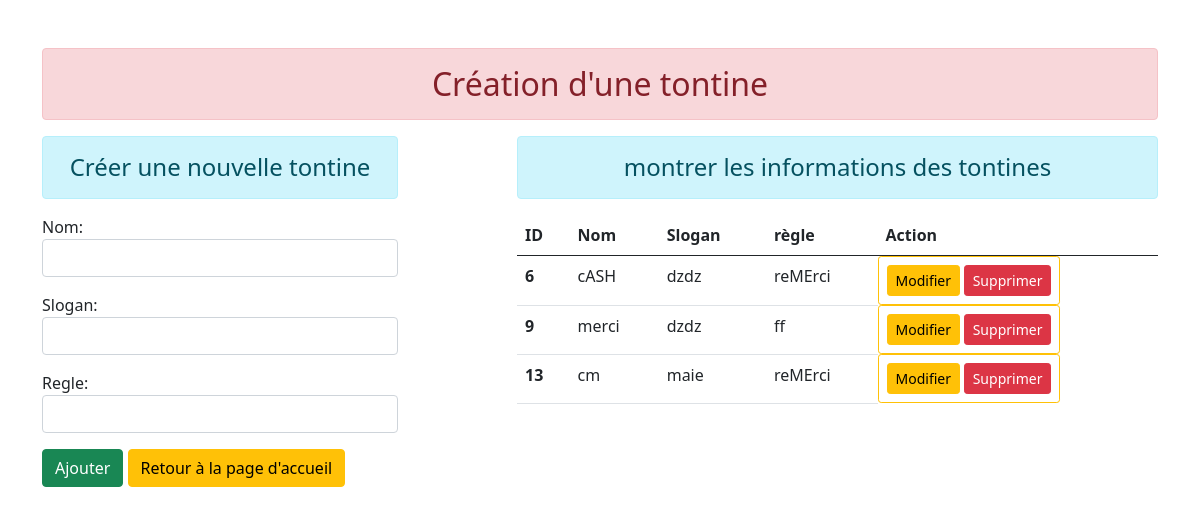
The page /tontine/ on the database its author committed.
### tontine/models.py (models this page shows)
class La_tontine(models.Model):
	nom = models.CharField(max_length=70)
	slogan = models.CharField(max_length=170)
	regle = models.CharField(max_length=70)

### tontine/views.py (the view)
# urls.py: path('tontine/',views.add_show ,name = "Add"),
def add_show(request):
	stud = La_tontine.objects.all()
	trouve = False
	if request.method =='POST':
		fm = New_tontine(request.POST)
		if fm.is_valid():
			nm = fm.cleaned_data['nom']
			sn = fm.cleaned_data['slogan']
			re = fm.cleaned_data['regle']
			for val in stud:
				if val.nom == nm:
					trouve = True
			if trouve == False:
				reg=La_tontine(nom = nm,slogan=sn,regle=re)
				reg.save()
				fm=New_tontine()
	else:
		fm =New_tontine()
	stud = La_tontine.objects.all()
	return render(request,'tontine/add.html',{'form':fm, 'stu':stud, 'erreur':trouve})

### tontine/forms.py
class New_tontine(forms.ModelForm):
	class Meta:
		model = La_tontine
		fields = ['nom','slogan','regle']
		widgets = {
		'nom': forms.TextInput(attrs={'class': 'form-control'}),
		'slogan': forms.TextInput(attrs={'class': 'form-control'}),
		'regle': forms.TextInput(attrs={'class': 'form-control'}),
		}

### tontine/templates/tontine/Add.html (shortened to what this page needs)
{% extends 'tontine/base.html' %}
{% block content %}
<div class="row">
	<div class="col-sm-4">
	 <h4 class="text-center alert alert alert-info"> Créer une nouvelle tontine </h4>
	 <form action="" method="POST">
 	{{form.as_p}}
 	<input type="submit" class="btn btn-success" value="Ajouter" name="">
	<a href="{% url 'Homepage' %}"class="btn btn-warning btn-success">Retour à la page d'accueil</a>
 </form>
	</div>
	<div class="col-sm-7 offset-1">
		<h4 class="text-center alert alert alert-info">montrer les informations des tontines </h4>
		{% if stu %}
		<table class="table table-hover">
			<thread>
				<tr>
					<th scope="col">ID</th>
					<th scope="col">Nom</th>
					<th scope="col">Slogan</th>
					<th scope="col">règle</th>
					<th scope="col">Action</th>
				</tr>
				<tbody>
					{% for st in stu %}
					<tr>
					<th scope="row">{{st.id}}</th>
					<td>{{st.nom}}</td>
					<td>{{st.slogan}}</td>
					<td>{{st.regle}}</td>
					<td class="btn btn-warning btn-sm">
						<a href="{% url 'modifierdata' st.id %}"class="btn btn-warning btn-sm">Modifier</a>
						<form action="{% url 'deletedata' st.id %}" method="POST" class="d-inline">{% csrf_token %}
							<input type="submit" class="btn btn-danger btn-sm" value="Supprimer">
						</form>
					</td>
					</tr>
					{% endfor %}
			</tbody>
			</thread>
		</table>
		{% else %}
		<h4 class="text-center alert alert alert-warning">Pas de tontine</h4>
		{% endif %}
	</div>
</div>
{% endblock content %}

### rows shown on the page
La_tontine: id "6", nom "cASH", slogan "dzdz", regle "reMErci"
La_tontine: id "9", nom "merci", slogan "dzdz", regle "ff"
La_tontine: id "13", nom "cm", slogan "maie", regle "reMErci"
